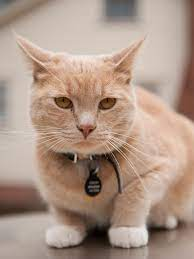
#> input picture CursoOpenCV/Cats/Cat4.jfif, 194 x 259 px
$ python masking.py
#> lines starting #> are read from the running program, lines starting #| are printed output that depends on the picture; after the words box and inside, x2 and y2 are one past the last pixel; in counts of white or black regions, pixels touching at a corner belong together
import cv2 as cv
import numpy as np

img = cv.imread('Cats/Cat4.jfif')
#> img is the input picture: shape (259, 194, 3); mean B, G, R 135.5, 150.2, 173.8
cv.imshow('Cat', img)

blank = np.zeros(img.shape[:2], dtype='uint8')
cv.imshow('Blank', blank)

mask = cv.circle(blank.copy(), (img.shape[1]//2-15, img.shape[0]//2-20), 60, 255, -1)
cv.imshow('Mask', mask)
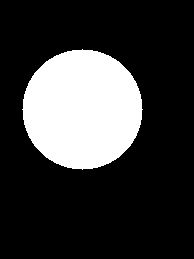
#> window 'Mask': shape (259, 194); 22.5% white; 1 white region, box (x1, y1, x2, y2) and area: (22, 49, 143, 170) 11289

maskRec = cv.rectangle(blank.copy(), (img.shape[1]//2, img.shape[0]//2), (img.shape[1]//2+100, img.shape[0]//2+100), 255, -1)
cv.imshow('Rectangle Mask', maskRec)
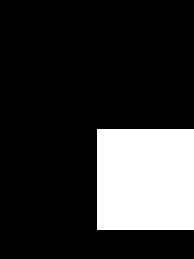
#> window 'Rectangle Mask': shape (259, 194); 19.5% white; 1 white region, box (x1, y1, x2, y2) and area: (97, 129, 194, 230) 9797


masked = cv.bitwise_and(img,img,mask=mask)
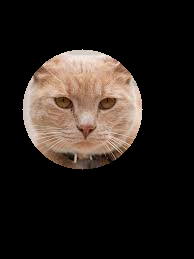
#> masked: shape (259, 194, 3); mean B, G, R 28.2, 32.9, 40.2
cv.imshow('Masked Image', masked)

maskedRec = cv.bitwise_and(img,img,mask=maskRec)
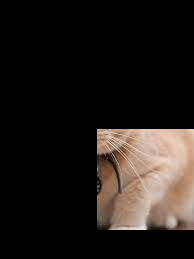
#> maskedRec: shape (259, 194, 3); mean B, G, R 24.5, 28.2, 34
cv.imshow('Rectangle Masked Image', maskedRec)


cv.waitKey(0)

$ run again, with CursoOpenCV/Cats/Cat1.jfif copied over CursoOpenCV/Cats/Cat4.jfif
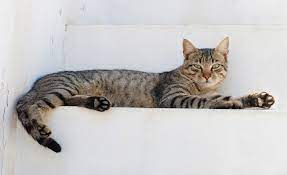
#> input picture CursoOpenCV/Cats/Cat1.jfif, 287 x 175 px
#> img is the input picture: shape (175, 287, 3); mean B, G, R 193.8, 194.1, 196.5
#> `cv.imshow('Mask', mask)`:
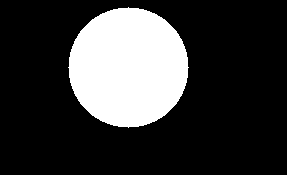
#> window 'Mask': shape (175, 287); 22.5% white; 1 white region, box (x1, y1, x2, y2) and area: (68, 7, 189, 128) 11289
#> `maskedRec = cv.bitwise_and(img,img,mask=maskRec)`:
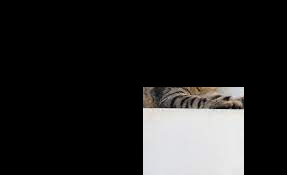
#> maskedRec: shape (175, 287, 3); mean B, G, R 34.4, 34.7, 35.2

$ run again, with CursoOpenCV/Cats/Cat2.jfif copied over CursoOpenCV/Cats/Cat4.jfif
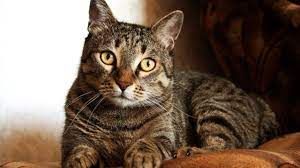
#> input picture CursoOpenCV/Cats/Cat2.jfif, 300 x 168 px
#> img is the input picture: shape (168, 300, 3); mean B, G, R 84, 98.4, 117.7
#> `cv.imshow('Mask', mask)`:
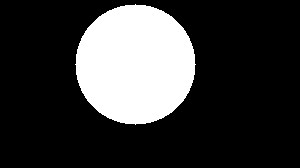
#> window 'Mask': shape (168, 300); 22.4% white; 1 white region, box (x1, y1, x2, y2) and area: (75, 4, 196, 125) 11289
#> `maskedRec = cv.bitwise_and(img,img,mask=maskRec)`:
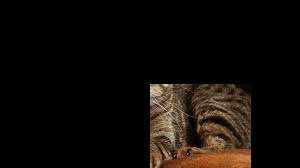
#> maskedRec: shape (168, 300, 3); mean B, G, R 8, 11.9, 16.6

$ run again, with CursoOpenCV/Cats/Cat3.jfif copied over CursoOpenCV/Cats/Cat4.jfif
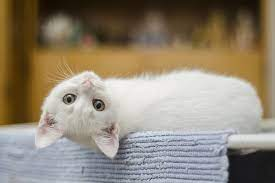
#> input picture CursoOpenCV/Cats/Cat3.jfif, 275 x 183 px
#> img is the input picture: shape (183, 275, 3); mean B, G, R 116.6, 133.3, 144.3
#> `cv.imshow('Mask', mask)`:
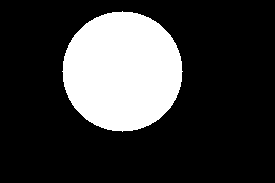
#> window 'Mask': shape (183, 275); 22.4% white; 1 white region, box (x1, y1, x2, y2) and area: (62, 11, 183, 132) 11289
#> `maskedRec = cv.bitwise_and(img,img,mask=maskRec)`:
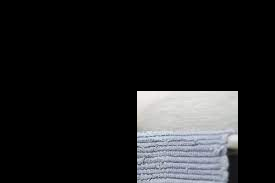
#> maskedRec: shape (183, 275, 3); mean B, G, R 34.7, 33.4, 32.9
